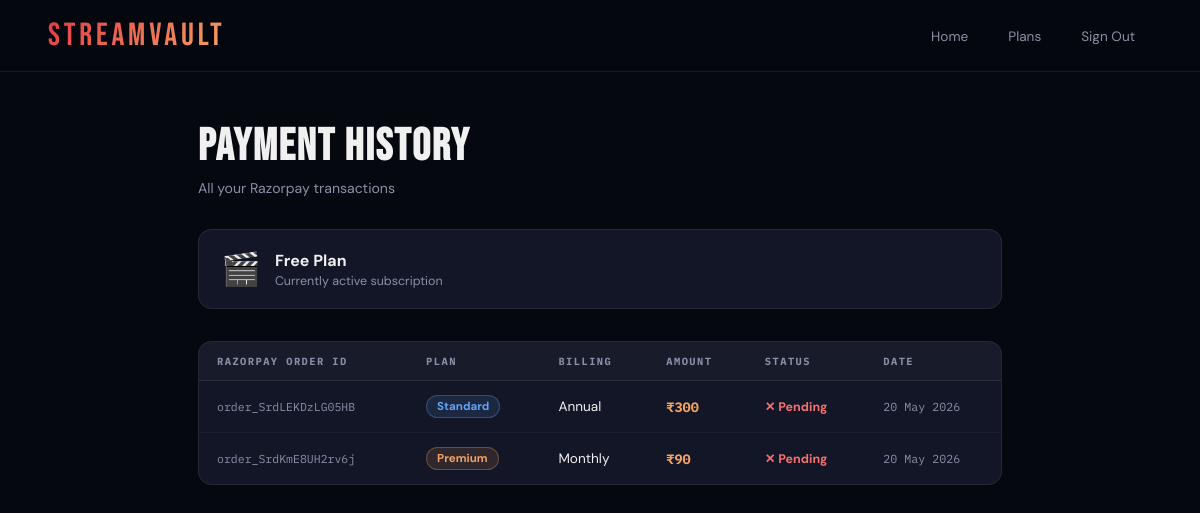
The app's page /payment-history/ (signed in), older data.
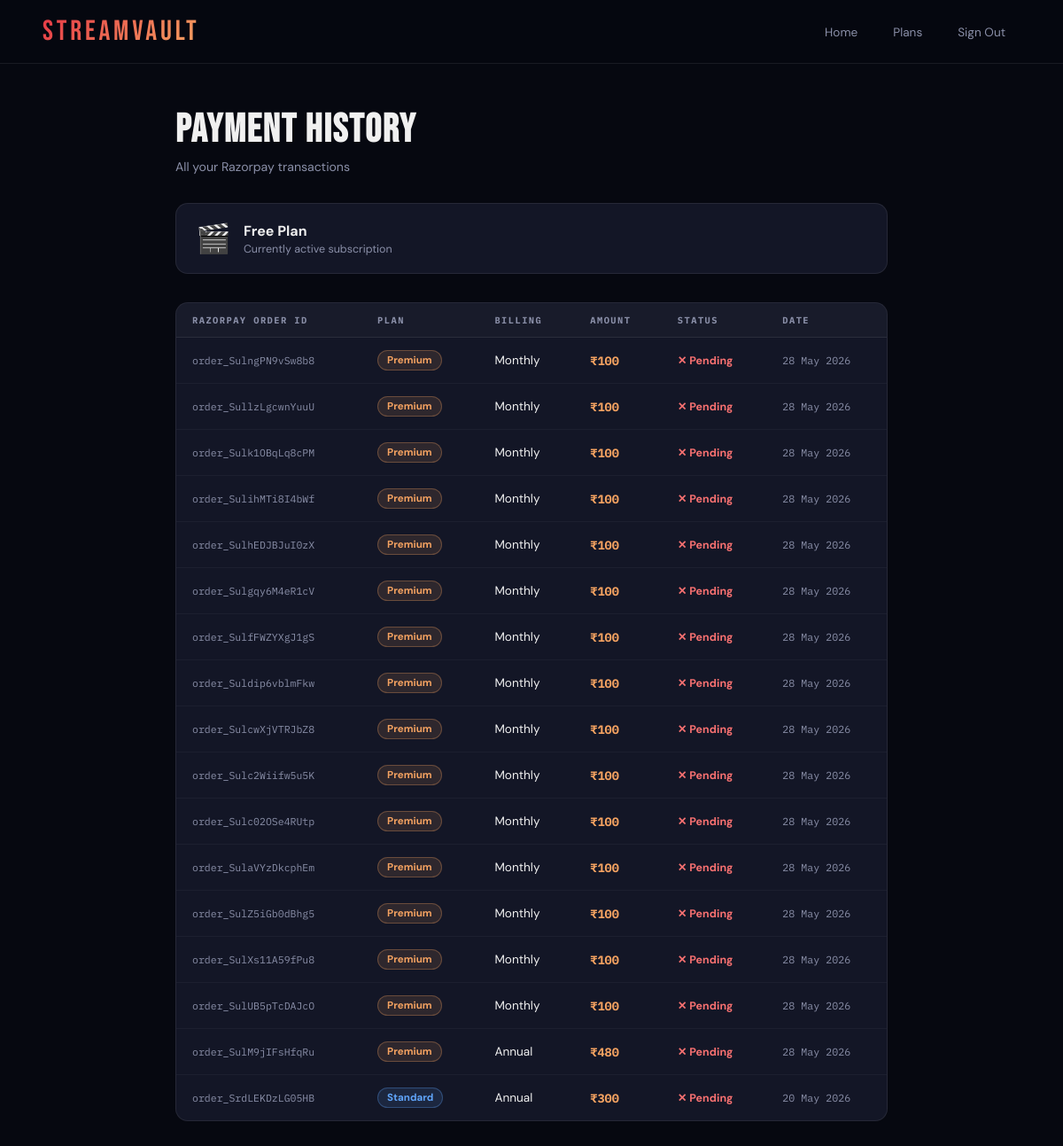
The same page, newer data.
### Demo/models.py (models this page shows, shortened)
class PaymentOrder(models.Model):
    STATUS_PENDING   = 'pending'
    STATUS_SUCCESS   = 'success'
    STATUS_FAILED    = 'failed'
    STATUS_CHOICES   = [
        (STATUS_PENDING, 'Pending'),
        (STATUS_SUCCESS, 'Success'),
        (STATUS_FAILED,  'Failed'),
    ]
    BILLING_MONTHLY = 'monthly'
    BILLING_ANNUAL  = 'annual'
    BILLING_CHOICES = [
        (BILLING_MONTHLY, 'Monthly'),
        (BILLING_ANNUAL,  'Annual'),
    ]
    user               = models.ForeignKey(User, on_delete=models.CASCADE, related_name='payments')
    razorpay_order_id  = models.CharField(max_length=100, unique=True)
    razorpay_payment_id = models.CharField(max_length=100, blank=True)
    plan               = models.CharField(max_length=20)
    billing            = models.CharField(max_length=10, choices=BILLING_CHOICES, default=BILLING_MONTHLY)
    amount             = models.DecimalField(max_digits=10, decimal_places=2)
    status             = models.CharField(max_length=20, choices=STATUS_CHOICES, default=STATUS_PENDING)
    created_at         = models.DateTimeField(auto_now_add=True)
    completed_at       = models.DateTimeField(null=True, blank=True)
    class Meta:
        ordering = ['-created_at']

### Demo/views.py (the view)
# urls.py: path('payment-history/', views.payment_history, name='payment_history'),
@login_required(login_url='login')
def payment_history(request):
    orders = PaymentOrder.objects.filter(user=request.user)
    sub    = _get_sub(request.user)
    return render(request, 'user/payment_history.html', {'orders': orders, 'sub': sub})

### Demo/views.py (called while the page is built)
def _get_sub(user):
    sub, _ = Subscription.objects.get_or_create(user=user, defaults={'plan': 'free'})
    return sub

### templates/user/payment_history.html (shortened to what this page needs)
<!DOCTYPE html>
<html lang="en">
<head>
</head>
<body>
  <nav class="navbar">
    <a href="/" class="logo">StreamVault</a>
    <div class="nav-links">
      <a href="/">Home</a><a href="/pricing/">Plans</a><a href="/logout/">Sign Out</a>
    </div>
  </nav>
  <div class="page">
    <div class="page-head">
      <h1>Payment History</h1>
      <p>All your Razorpay transactions</p>
    </div>
    <div class="plan-strip">
      <span class="icon">{% if sub.plan == 'premium' %}👑{% elif sub.plan == 'standard' %}🚀{% else %}🎬{% endif %}</span>
      <div><h4>{{ sub.plan|capfirst }} Plan</h4><p>Currently active subscription</p></div>
    </div>
    {% if orders %}
    <div class="table-wrap">
      <table>
        <thead>
          <tr><th>Razorpay Order ID</th><th>Plan</th><th>Billing</th><th>Amount</th><th>Status</th><th>Date</th></tr>
        </thead>
        <tbody>
          {% for o in orders %}
          <tr>
            <td class="oid">{{ o.razorpay_order_id }}</td>
            <td><span class="plan-chip chip-{{ o.plan }}">{{ o.plan|capfirst }}</span></td>
            <td>{{ o.billing|capfirst }}</td>
            <td class="amount-col">₹{{ o.amount|floatformat:0 }}</td>
            <td>{% if o.status == 'success' %}<span class="ok">✓ Success</span>{% else %}<span class="fail">✕ {{ o.status|capfirst }}</span>{% endif %}</td>
            <td class="date-col">{{ o.created_at|date:"d M Y" }}</td>
          </tr>
          {% endfor %}
        </tbody>
      </table>
    </div>
    {% else %}
    <div class="empty">
      <h3>No payments yet</h3>
      <p>Your Razorpay transactions will appear here after subscribing.</p>
      <a href="/pricing/" class="btn-plans">View Plans →</a>
    </div>
    {% endif %}
  </div>
</body>
</html>

Row changes from the older to the newer data that the page shows:
removed PaymentOrder: razorpay_order_id "order_SrdKmE8UH2rv6j", plan "Premium", billing "Monthly", amount "90", status "Pending", created_at "20 May 2026"
added PaymentOrder: razorpay_order_id "order_SulngPN9vSw8b8", plan "Premium", billing "Monthly", amount "100", status "Pending", created_at "28 May 2026"
added PaymentOrder: razorpay_order_id "order_SullzLgcwnYuuU", plan "Premium", billing "Monthly", amount "100", status "Pending", created_at "28 May 2026"
added PaymentOrder: razorpay_order_id "order_Sulk1OBqLq8cPM", plan "Premium", billing "Monthly", amount "100", status "Pending", created_at "28 May 2026"
added PaymentOrder: razorpay_order_id "order_SulihMTi8I4bWf", plan "Premium", billing "Monthly", amount "100", status "Pending", created_at "28 May 2026"
added PaymentOrder: razorpay_order_id "order_SulhEDJBJuI0zX", plan "Premium", billing "Monthly", amount "100", status "Pending", created_at "28 May 2026"
added PaymentOrder: razorpay_order_id "order_Sulgqy6M4eR1cV", plan "Premium", billing "Monthly", amount "100", status "Pending", created_at "28 May 2026"
added PaymentOrder: razorpay_order_id "order_SulfFWZYXgJ1gS", plan "Premium", billing "Monthly", amount "100", status "Pending", created_at "28 May 2026"
added PaymentOrder: razorpay_order_id "order_Suldip6vblmFkw", plan "Premium", billing "Monthly", amount "100", status "Pending", created_at "28 May 2026"
added PaymentOrder: razorpay_order_id "order_SulcwXjVTRJbZ8", plan "Premium", billing "Monthly", amount "100", status "Pending", created_at "28 May 2026"
added PaymentOrder: razorpay_order_id "order_Sulc2Wiifw5u5K", plan "Premium", billing "Monthly", amount "100", status "Pending", created_at "28 May 2026"
added PaymentOrder: razorpay_order_id "order_Sulc02OSe4RUtp", plan "Premium", billing "Monthly", amount "100", status "Pending", created_at "28 May 2026"
added PaymentOrder: razorpay_order_id "order_SulaVYzDkcphEm", plan "Premium", billing "Monthly", amount "100", status "Pending", created_at "28 May 2026"
added PaymentOrder: razorpay_order_id "order_SulZ5iGb0dBhg5", plan "Premium", billing "Monthly", amount "100", status "Pending", created_at "28 May 2026"
added PaymentOrder: razorpay_order_id "order_SulXs11A59fPu8", plan "Premium", billing "Monthly", amount "100", status "Pending", created_at "28 May 2026"
added PaymentOrder: razorpay_order_id "order_SulUB5pTcDAJcO", plan "Premium", billing "Monthly", amount "100", status "Pending", created_at "28 May 2026"
added PaymentOrder: razorpay_order_id "order_SulM9jIFsHfqRu", plan "Premium", billing "Annual", amount "480", status "Pending", created_at "28 May 2026"
